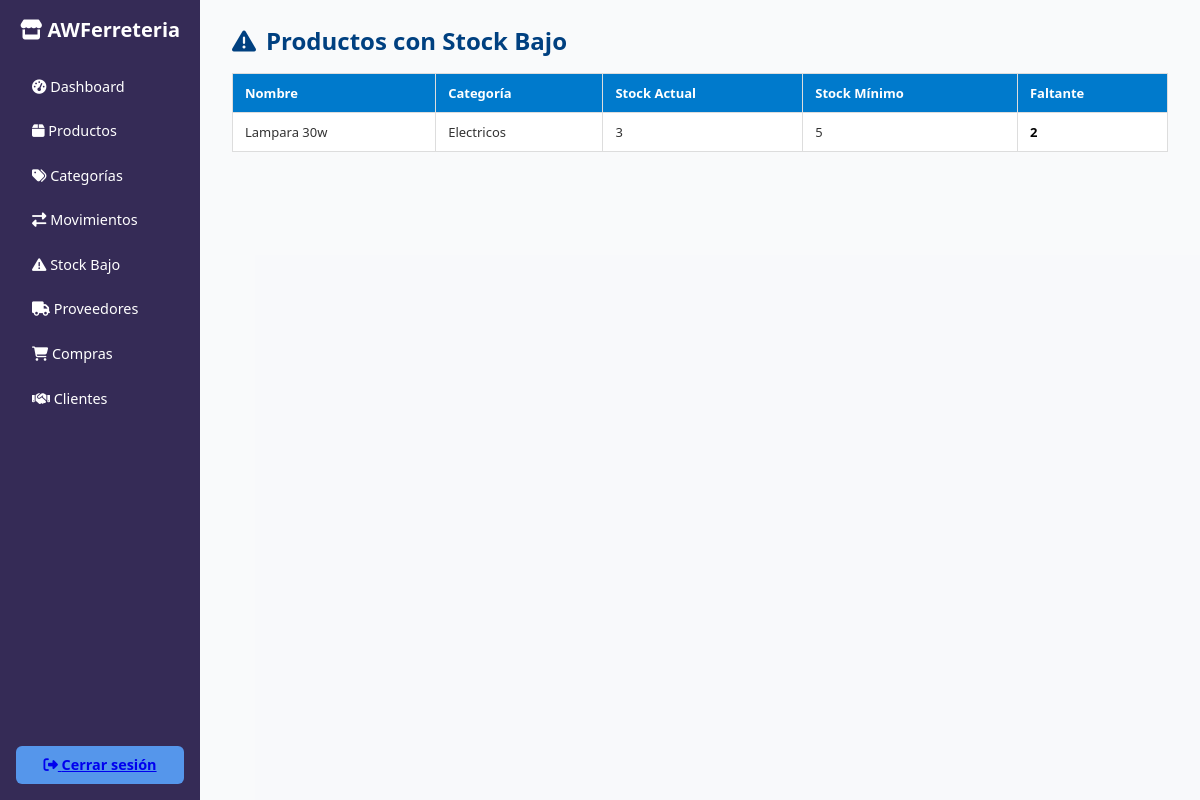
/inventario/stock_bajo.php (signed in), run on an earlier commit of the app's database.
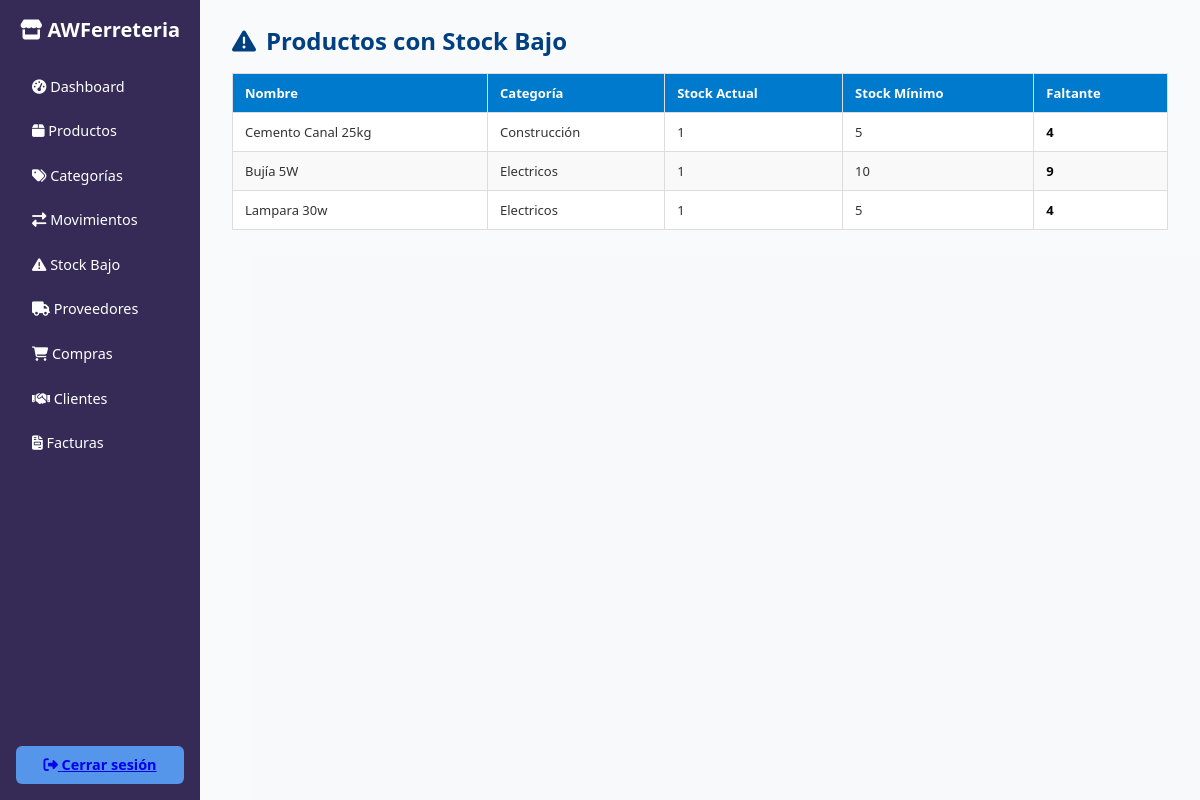
And on a later commit of the database.
### tables this page shows
CREATE TABLE `productos` (
  `idproducto` int(11) NOT NULL,
  `nombre` varchar(150) NOT NULL,
  `idcategoria` int(11) NOT NULL,
  `descripcion` text DEFAULT NULL,
  `stock` int(11) DEFAULT 0,
  `stock_minimo` int(11) DEFAULT 5,
  `precio` decimal(10,2) NOT NULL,
  `activo` bit(1) DEFAULT b'1',
  `usuarioregistra` int(11) DEFAULT NULL,
  `fecharegistro` datetime DEFAULT current_timestamp(),
  `usuarioactualiza` int(11) DEFAULT NULL,
  `fechaactualizacion` datetime DEFAULT NULL
);

CREATE TABLE `categorias` (
  `idcategoria` int(11) NOT NULL,
  `nombre` varchar(100) NOT NULL,
  `activo` bit(1) DEFAULT b'1',
  `usuarioregistra` int(11) DEFAULT NULL,
  `fecharegistro` datetime DEFAULT current_timestamp(),
  `usuarioactualiza` int(11) DEFAULT NULL,
  `fechaactualizacion` datetime DEFAULT NULL
);

### config/seguridad.php (called while the page is built, shortened)
<?php
function obtenerMenusUsuario($idusuario) {
    $conn = getConnection();
    $menus = [];
    $sql = "SELECT usuario, clave FROM vista_permisos_menus WHERE idusuario = ? AND activo = b'1' ORDER BY usuario";
    $stmt = $conn->prepare($sql);
    $stmt->bind_param("i", $idusuario);
    $stmt->execute();
    $result = $stmt->get_result();
    while ($row = $result->fetch_assoc()) {
        $menus[] = $row;
    }
    return $menus;
}
?>

### inventario/stock_bajo.php (the view, shortened to what this page needs)
<?php
require_once('../config/seguridad.php');
$conn = getConnection();
$result = $conn->query("SELECT p.*, c.nombre AS categoria FROM productos p LEFT JOIN categorias c ON p.idcategoria = c.idcategoria WHERE p.stock < p.stock_minimo AND p.activo = 1");
$alertas = $result ? $result->fetch_all(MYSQLI_ASSOC) : [];
?>
<!DOCTYPE html>
<html lang="es">
<head>
    <link rel="stylesheet" href="https://cdnjs.cloudflare.com/ajax/libs/font-awesome/6.4.0/css/all.min.css">
</head>
<body>
    <div class="container">
        <?php include('../includes/sidebar_inventario.php'); ?>
        <main class="main-content">
            <h3><i class="fas fa-exclamation-triangle"></i> Productos con Stock Bajo</h3>
            <?php if (empty($alertas)): ?>
                <div class="alert-info">
                    <i class="fas fa-info-circle"></i>
                    <span>No hay alertas de stock bajo en este momento.</span>
                </div>
            <?php else: ?>
                <table>
                    <thead>
                        <tr>
                            <th>Nombre</th>
                            <th>Categoría</th>
                            <th>Stock Actual</th>
                            <th>Stock Mínimo</th>
                            <th>Faltante</th>
                        </tr>
                    </thead>
                    <tbody>
                    <?php foreach ($alertas as $a):
                        $faltante = $a['stock_minimo'] - $a['stock'];
                    ?>
                        <tr>
                            <td><?= htmlspecialchars($a['nombre']) ?></td>
                            <td><?= htmlspecialchars($a['categoria']) ?></td>
                            <td><?= $a['stock'] ?></td>
                            <td><?= $a['stock_minimo'] ?></td>
                            <td style="color: <?= $faltante > $a['stock_minimo'] ? '#dc3545' : '#040404ff'; ?>; font-weight: bold;">
                                <?= $faltante ?>
                            </td>
                        </tr>
                    <?php endforeach; ?>
                    </tbody>
                </table>
            <?php endif; ?>
        </main>
    </div>
</body>
</html>

### includes/sidebar_inventario.php (shortened to what this page needs)
<?php
require_once('../config/seguridad.php');
$idusuario = $_SESSION['idusuario'];
$menus = obtenerMenusUsuario($idusuario);
$clavesMenus = array_column($menus, 'clave');
?>
<aside class="sidebar">
    <h2><i class="fas fa-store"></i> AWFerreteria</h2>
    <nav>
        <a href="../admin/dashboard_admin.php"><i class="fas fa-tachometer-alt"></i> Dashboard</a>
        <?php if (in_array('2.1.productos', $clavesMenus)): ?>
            <a href="../inventario/productos.php"><i class="fas fa-box"></i> Productos</a>
        <?php endif; ?>
        <?php if (in_array('2.2.categorias', $clavesMenus)): ?>
            <a href="../inventario/categorias.php"><i class="fas fa-tags"></i> Categorías</a>
        <?php endif; ?>
        <?php if (in_array('2.3.movimientos', $clavesMenus)): ?>
            <a href="../inventario/movimientos.php"><i class="fas fa-exchange-alt"></i> Movimientos</a>
        <?php endif; ?>
        <?php if (in_array('2.4.stock_bajo', $clavesMenus)): ?>
            <a href="../inventario/stock_bajo.php"><i class="fas fa-exclamation-triangle"></i> Stock Bajo</a>
        <?php endif; ?>
        <?php if (in_array('2.5.proveedores', $clavesMenus)): ?>
            <a href="../proveedores/proveedores.php"><i class="fas fa-truck"></i> Proveedores</a>
        <?php endif; ?>
        <?php if (in_array('2.6.compras', $clavesMenus)): ?>
            <a href="../proveedores/compras.php"><i class="fas fa-shopping-cart"></i> Compras</a>
        <?php endif; ?>
        <?php if (in_array('2.7.clientes', $clavesMenus)): ?>
            <a href="../clientes/clientes.php"><i class="fas fa-handshake"></i> Clientes</a>
        <?php endif; ?>
        <?php if (in_array('2.8.facturas', $clavesMenus)): ?>
            <a href="../facturacion/facturas.php"><i class="fas fa-file-invoice"></i> Facturas</a>
        <?php endif; ?>
    </nav>
    <a href="../auth/logout.php" class="logout-btn"><i class="fas fa-sign-out-alt"></i> Cerrar sesión</a>
</aside>

### inventario/stock_bajo.php (style rules this page uses)
* { box-sizing: border-box; margin: 0; padding: 0; }
body, html { height: 100%; font-family: 'Segoe UI', Tahoma, Geneva, Verdana, sans-serif; background-color: #f4f6f85c; color: #333; }
.container { display: flex; height: 100vh; }
.main-content { flex: 1; padding: 1rem 1.5rem; margin: 0.5rem; overflow-y: auto; font-size: 14px; }
.main-content h3 { color: #004080; margin-bottom: 1rem; font-size: 1.5rem; display: flex; align-items: center; }
.main-content h3 i { margin-right: 10px; }
table { width: 100%; border-collapse: collapse; background-color: #fff; font-size: 13px; }
th, td { padding: 10px 12px; border: 1px solid #ddd; text-align: left; }
th { background-color: #007acc; color: white; font-weight: 600; }
tr:nth-child(even) { background-color: #f9f9f9; }

### includes/sidebar_inventario.php (style rules this page uses)
.sidebar { width: 200px; background-color: #352b56ff; color: white; display: flex; flex-direction: column; padding: 1rem 1rem; }
.sidebar h2 { font-size: 1.25rem; margin-bottom: 1.5rem; text-align: center; font-weight: bold; }
.sidebar nav a { color: white; text-decoration: none; padding: 0.6rem 1rem; border-radius: 6px; margin-bottom: 0.4rem; display: block; transition: background-color 0.3s ease; font-size: 0.9rem; }
.sidebar .logout-btn { margin-top: auto; background-color: #5596ebff; padding: 0.6rem 1rem; border-radius: 6px; text-align: center; font-weight: bold; cursor: pointer; transition: background-color 0.3s ease; font-size: 0.9rem; }

What changed in the data, as far as the page shows it:
now on this page (row edited): productos: nombre "Cemento Canal 25kg", idcategoria.nombre "Construcción", stock "1", stock_minimo "5", faltante "4"
now on this page (row edited): productos: nombre "Bujía 5W", idcategoria.nombre "Electricos", stock "1", stock_minimo "10", faltante "9"
changed productos "Lampara 30w": stock "3" → "1"; faltante "2" → "4"
Also different on the page:
text now shown: "Facturas"
